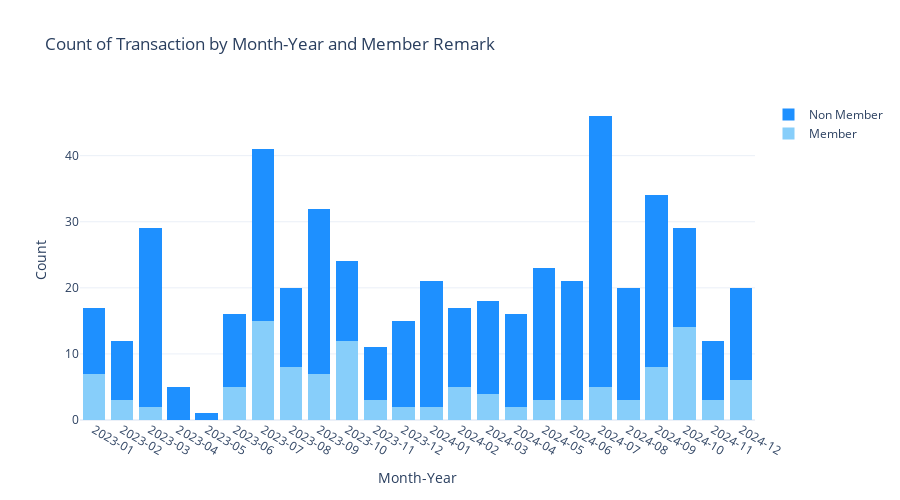

Notebook code for this chart:
### Code cell
# --- Data Preparation ---
# Convert 'TANGGAL' column to datetime and handle errors
data['TANGGAL'] = pd.to_datetime(data['TANGGAL'], errors='coerce')

# Exclude year 2022 in 'TANGGAL' column
data = data[data['TANGGAL'].dt.year != 2022]

# Recode 'Member Remark': 0 -> 'Non Member', 1 -> 'Member'
data['Member Remark'] = data['Member Remark'].map({0: 'Non Member', 1: 'Member'})

# Create a new column for Month-Year
data['Month-Year'] = data['TANGGAL'].dt.to_period('M')

# Group the data by Month-Year and Member Remark and count occurrences
grouped_counts = data.groupby(['Month-Year', 'Member Remark']).size().unstack(fill_value=0)

# Convert the index to string for proper display in Plotly
grouped_counts.index = grouped_counts.index.astype(str)

# --- Plot Creation ---
fig = go.Figure()

# Add a bar trace for each Member Remark category so that bars will stack
colors = {'Member': '#87CEFA', 'Non Member': '#1E90FF'}
for remark in grouped_counts.columns:
    fig.add_trace(go.Bar(
        x=grouped_counts.index,
        y=grouped_counts[remark],
        name=remark,
        marker=dict(color=colors[remark], line=dict(width=0))
    ))

# Update layout for title, labels, and stacking mode
fig.update_layout(
    title='Count of Transaction by Month-Year and Member Remark',
    xaxis_title='Month-Year',
    yaxis_title='Count',
    xaxis=dict(type='category'),
    template='plotly_white',
    barmode='stack',  # Stack the bars on top of each other
    width=900,
    height=500
)

# Display the chart
fig.show()

### Figure 1 — Plotly figure (JSON) as saved in the notebook; plotly's stock layout.template omitted (floating-point values rounded to 4 significant figures)
{"data": [{"marker": {"color": "#87CEFA", "line": {"width": 0}}, "name": "Member", "type": "bar", "x": ["2023-01", "2023-02", "2023-03", "2023-04", "2023-05", "2023-06", "2023-07", "2023-08", "2023-09", "2023-10", "2023-11", "2023-12", "2024-01", "2024-02", "2024-03", "2024-04", "2024-05", "2024-06", "2024-07", "2024-08", "2024-09", "2024-10", "2024-11", "2024-12"], "y": [7, 3, 2, 0, 0, 5, 15, 8, 7, 12, 3, 2, 2, 5, 4, 2, 3, 3, 5, 3, 8, 14, 3, 6]}, {"marker": {"color": "#1E90FF", "line": {"width": 0}}, "name": "Non Member", "type": "bar", "x": ["2023-01", "2023-02", "2023-03", "2023-04", "2023-05", "2023-06", "2023-07", "2023-08", "2023-09", "2023-10", "2023-11", "2023-12", "2024-01", "2024-02", "2024-03", "2024-04", "2024-05", "2024-06", "2024-07", "2024-08", "2024-09", "2024-10", "2024-11", "2024-12"], "y": [10, 9, 27, 5, 1, 11, 26, 12, 25, 12, 8, 13, 19, 12, 14, 14, 20, 18, 41, 17, 26, 15, 9, 14]}], "layout": {"barmode": "stack", "height": 500, "title": {"text": "Count of Transaction by Month-Year and Member Remark"}, "width": 900, "xaxis": {"title": {"text": "Month-Year"}, "type": "category"}, "yaxis": {"title": {"text": "Count"}}}}
